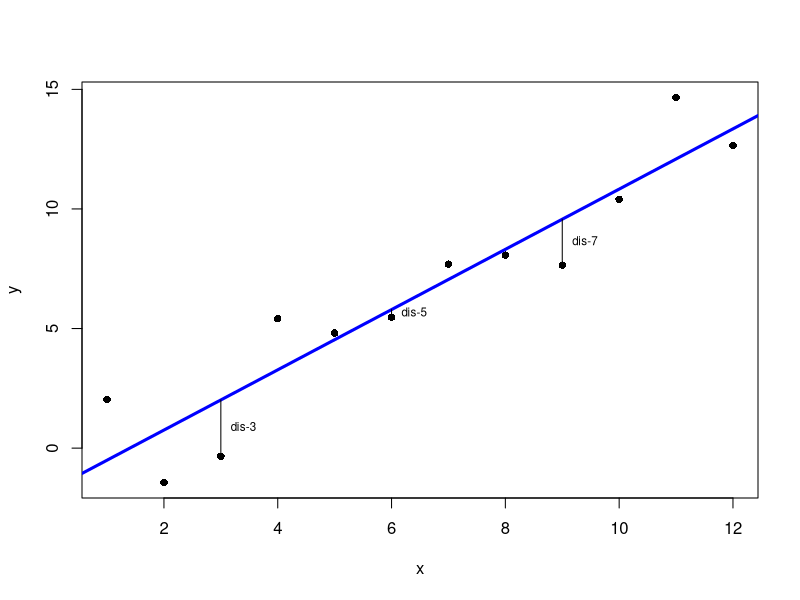

Source code (R):
x = 1:12
y = x + rnorm(12,sd=2)

plot(x,y,pch=16)

ya = lm(y ~ x)

co = as.numeric(coefficients(ya))

print(co)

abline(ya, lwd=3, col='blue')

xx = c(x[3],x[6], x[9])
yy = c(y[3],y[6], y[9])

k=3
for (i in 1:3){
   x1 = xx[i]
   y1 = yy[i]
   x2 = x1
   y2 = co[1] + co[2]*x2
   d = (y1+y2)/2
   points(c(x1, x2), c(y1, y2), type='l')
   tt = paste('dis-',k,sep='')
   text(x1,d,tt,cex=.7,pos=4)
   k = k+2
}


